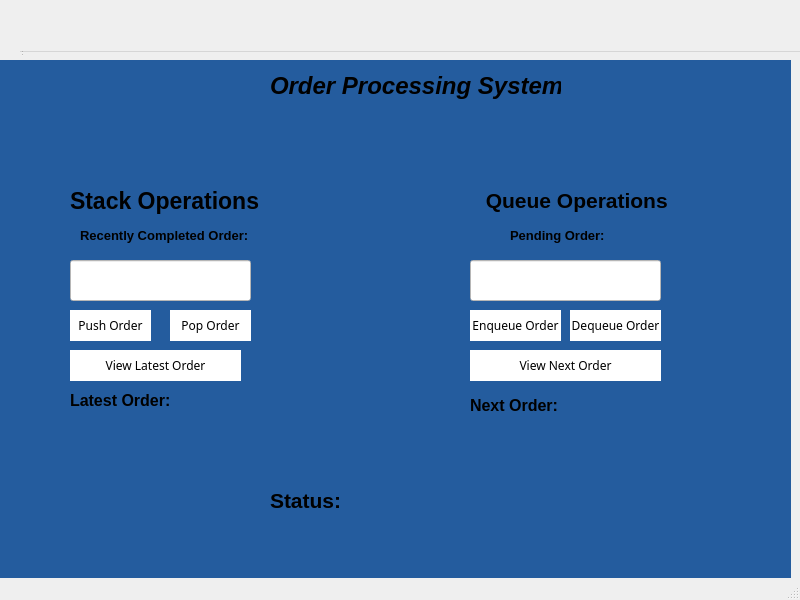
<?xml version="1.0" encoding="UTF-8"?>
<ui version="4.0">
 <class>MainWindow</class>
 <widget class="QMainWindow" name="MainWindow">
  <property name="geometry">
   <rect>
    <x>0</x>
    <y>0</y>
    <width>800</width>
    <height>600</height>
   </rect>
  </property>
  <property name="font">
   <font>
    <family>a Another Tag</family>
    <bold>false</bold>
   </font>
  </property>
  <property name="windowTitle">
   <string>MainWindow</string>
  </property>
  <widget class="QWidget" name="centralwidget">
   <widget class="QWidget" name="centralwidget_2" native="true">
    <property name="geometry">
     <rect>
      <x>0</x>
      <y>60</y>
      <width>791</width>
      <height>551</height>
     </rect>
    </property>
    <property name="font">
     <font>
      <family>Academy Engraved LET</family>
      <bold>false</bold>
     </font>
    </property>
    <property name="styleSheet">
     <string notr="true">
background-color: rgb(15, 73, 143);
background-color: rgb(36, 92, 158);</string>
    </property>
    <widget class="QPushButton" name="viewlatest_2">
     <property name="geometry">
      <rect>
       <x>70</x>
       <y>290</y>
       <width>171</width>
       <height>31</height>
      </rect>
     </property>
     <property name="styleSheet">
      <string notr="true">QPushButton
{
	border:none;
	color:black;
	background-color:white;
	font: 700 9pt &quot;Arial&quot;;
	border-radius:40px;
}
QPushButton:pressed
{
	background-color:silver;
}</string>
     </property>
     <property name="text">
      <string>View Latest Order</string>
     </property>
    </widget>
    <widget class="QLabel" name="Title_2">
     <property name="geometry">
      <rect>
       <x>270</x>
       <y>0</y>
       <width>291</width>
       <height>51</height>
      </rect>
     </property>
     <property name="font">
      <font>
       <family>Arial</family>
       <pointsize>18</pointsize>
       <italic>true</italic>
       <bold>true</bold>
      </font>
     </property>
     <property name="text">
      <string>Order Processing System</string>
     </property>
    </widget>
    <widget class="QLabel" name="Stack_2">
     <property name="geometry">
      <rect>
       <x>70</x>
       <y>120</y>
       <width>201</width>
       <height>41</height>
      </rect>
     </property>
     <property name="font">
      <font>
       <family>Arial</family>
       <pointsize>17</pointsize>
       <bold>true</bold>
      </font>
     </property>
     <property name="text">
      <string>Stack Operations</string>
     </property>
    </widget>
    <widget class="QLineEdit" name="forcompleteorder_2">
     <property name="geometry">
      <rect>
       <x>70</x>
       <y>200</y>
       <width>181</width>
       <height>41</height>
      </rect>
     </property>
     <property name="font">
      <font>
       <family>a Another Tag</family>
       <bold>false</bold>
      </font>
     </property>
     <property name="styleSheet">
      <string notr="true">background-color: rgb(255, 255, 255);</string>
     </property>
    </widget>
    <widget class="QLabel" name="RecentOrder_2">
     <property name="geometry">
      <rect>
       <x>80</x>
       <y>160</y>
       <width>181</width>
       <height>31</height>
      </rect>
     </property>
     <property name="font">
      <font>
       <family>Arial</family>
       <pointsize>10</pointsize>
       <bold>true</bold>
      </font>
     </property>
     <property name="text">
      <string>Recently Completed Order:</string>
     </property>
    </widget>
    <widget class="QPushButton" name="pushorder_2">
     <property name="geometry">
      <rect>
       <x>70</x>
       <y>250</y>
       <width>81</width>
       <height>31</height>
      </rect>
     </property>
     <property name="autoFillBackground">
      <bool>false</bool>
     </property>
     <property name="styleSheet">
      <string notr="true">QPushButton
{
	border:black;
	color:black;
	background-color:white;
	font: 700 9pt &quot;Arial&quot;;
	border-radius:40px;
}
QPushButton:pressed
{
	background-color:silver;
}</string>
     </property>
     <property name="text">
      <string>Push Order</string>
     </property>
    </widget>
    <widget class="QPushButton" name="poporder_2">
     <property name="geometry">
      <rect>
       <x>170</x>
       <y>250</y>
       <width>81</width>
       <height>31</height>
      </rect>
     </property>
     <property name="styleSheet">
      <string notr="true">QPushButton
{
	border:none;
	color:black;
	background-color:white;
	font: 700 9pt &quot;Arial&quot;;
	border-radius:40px;
}
QPushButton:pressed
{
	background-color:silver;
}</string>
     </property>
     <property name="text">
      <string>Pop Order</string>
     </property>
    </widget>
    <widget class="QLabel" name="LatestOrder_2">
     <property name="geometry">
      <rect>
       <x>70</x>
       <y>330</y>
       <width>161</width>
       <height>21</height>
      </rect>
     </property>
     <property name="font">
      <font>
       <family>Arial</family>
       <pointsize>12</pointsize>
       <bold>true</bold>
      </font>
     </property>
     <property name="text">
      <string>Latest Order:</string>
     </property>
    </widget>
    <widget class="QLabel" name="Queue_2">
     <property name="geometry">
      <rect>
       <x>480</x>
       <y>120</y>
       <width>191</width>
       <height>41</height>
      </rect>
     </property>
     <property name="font">
      <font>
       <family>Arial</family>
       <pointsize>16</pointsize>
       <bold>true</bold>
      </font>
     </property>
     <property name="text">
      <string> Queue Operations</string>
     </property>
    </widget>
    <widget class="QLabel" name="Pending_2">
     <property name="geometry">
      <rect>
       <x>510</x>
       <y>160</y>
       <width>111</width>
       <height>31</height>
      </rect>
     </property>
     <property name="font">
      <font>
       <family>Arial</family>
       <pointsize>10</pointsize>
       <bold>true</bold>
      </font>
     </property>
     <property name="text">
      <string>Pending Order:</string>
     </property>
    </widget>
    <widget class="QLineEdit" name="forpending_2">
     <property name="geometry">
      <rect>
       <x>470</x>
       <y>200</y>
       <width>191</width>
       <height>41</height>
      </rect>
     </property>
     <property name="font">
      <font>
       <family>Academy Engraved LET</family>
       <bold>false</bold>
      </font>
     </property>
     <property name="styleSheet">
      <string notr="true">background-color: rgb(255, 255, 255);</string>
     </property>
     <property name="text">
      <string/>
     </property>
    </widget>
    <widget class="QPushButton" name="dequeueorder_2">
     <property name="geometry">
      <rect>
       <x>570</x>
       <y>250</y>
       <width>91</width>
       <height>31</height>
      </rect>
     </property>
     <property name="styleSheet">
      <string notr="true">QPushButton
{
	border:none;
	color:black;
	background-color:white;
	font: 700 9pt &quot;Arial&quot;;
	border-radius:40px;
}
QPushButton:pressed
{
	background-color:silver;
}</string>
     </property>
     <property name="text">
      <string>Dequeue Order</string>
     </property>
    </widget>
    <widget class="QPushButton" name="enqueueorder_2">
     <property name="geometry">
      <rect>
       <x>470</x>
       <y>250</y>
       <width>91</width>
       <height>31</height>
      </rect>
     </property>
     <property name="styleSheet">
      <string notr="true">QPushButton
{
	border:none;
	color:black;
	background-color:white;
	font: 700 9pt &quot;Arial&quot;;
	border-radius:40px;
}
QPushButton:pressed
{
	background-color:silver;
}</string>
     </property>
     <property name="text">
      <string>Enqueue Order</string>
     </property>
    </widget>
    <widget class="QPushButton" name="viewnextorder_2">
     <property name="geometry">
      <rect>
       <x>470</x>
       <y>290</y>
       <width>191</width>
       <height>31</height>
      </rect>
     </property>
     <property name="styleSheet">
      <string notr="true">QPushButton
{
	border:none;
	color:black;
	background-color:white;
	font: 700 9pt &quot;Arial&quot;;
	border-radius:40px;
}
QPushButton:pressed
{
	background-color:silver;
}</string>
     </property>
     <property name="text">
      <string>View Next Order</string>
     </property>
    </widget>
    <widget class="QLabel" name="Next_2">
     <property name="geometry">
      <rect>
       <x>470</x>
       <y>330</y>
       <width>191</width>
       <height>31</height>
      </rect>
     </property>
     <property name="font">
      <font>
       <family>Arial</family>
       <pointsize>12</pointsize>
       <bold>true</bold>
      </font>
     </property>
     <property name="text">
      <string>Next Order:</string>
     </property>
    </widget>
    <widget class="QLabel" name="Status_2">
     <property name="geometry">
      <rect>
       <x>270</x>
       <y>420</y>
       <width>221</width>
       <height>41</height>
      </rect>
     </property>
     <property name="font">
      <font>
       <family>Arial</family>
       <pointsize>16</pointsize>
       <bold>true</bold>
      </font>
     </property>
     <property name="text">
      <string>Status:</string>
     </property>
    </widget>
   </widget>
   <widget class="QMenuBar" name="menubar_2">
    <property name="geometry">
     <rect>
      <x>20</x>
      <y>30</y>
      <width>800</width>
      <height>22</height>
     </rect>
    </property>
   </widget>
   <widget class="QStatusBar" name="statusbar_2">
    <property name="geometry">
     <rect>
      <x>20</x>
      <y>30</y>
      <width>3</width>
      <height>27</height>
     </rect>
    </property>
   </widget>
  </widget>
  <widget class="QStatusBar" name="statusbar"/>
 </widget>
 <resources/>
 <connections/>
</ui>
